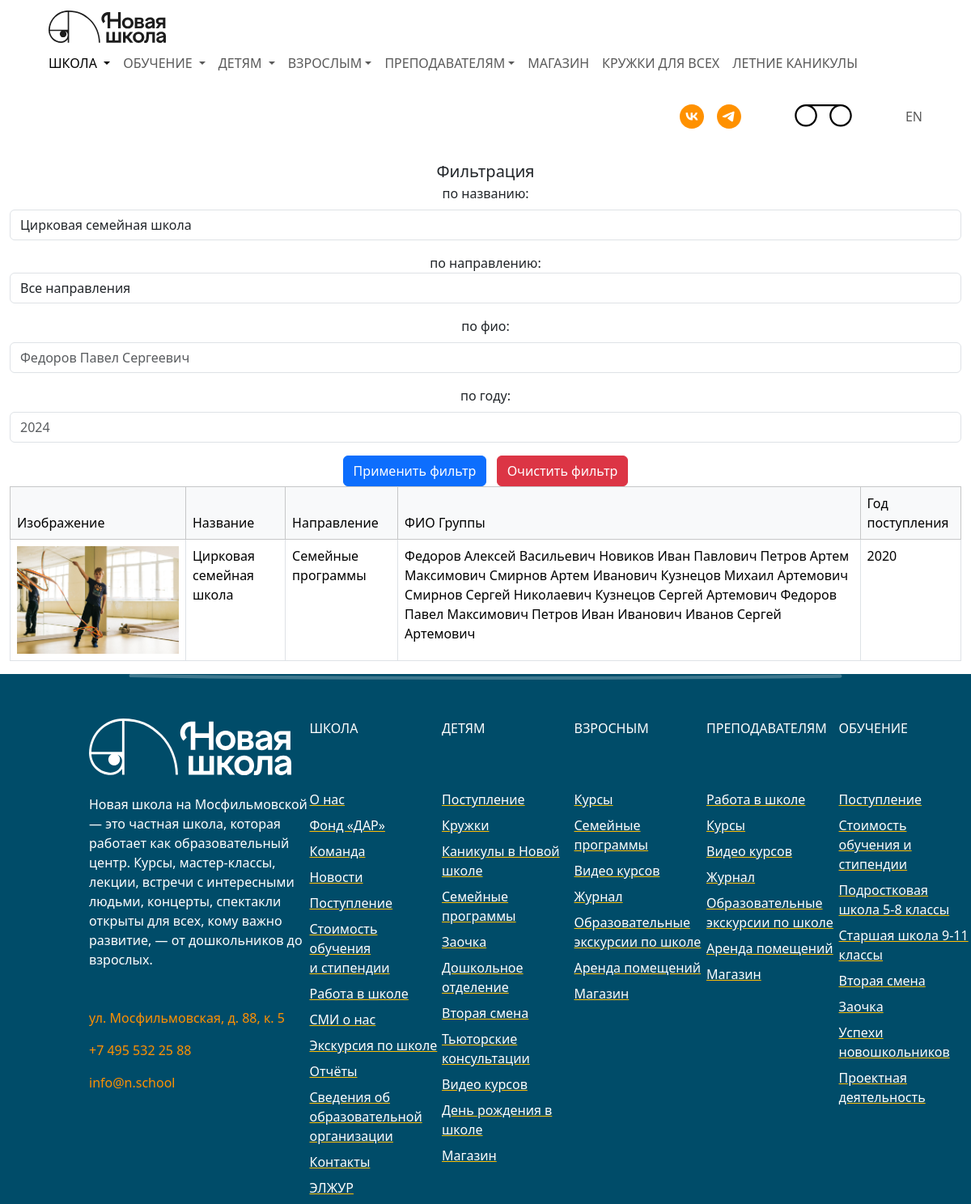
The page /groups.php?name=Цирковая семейная школа on the database its author committed.
### tables this page shows
CREATE TABLE `groups` (
                          `id` bigint(20) unsigned NOT NULL AUTO_INCREMENT,
                          `group_photo` varchar(255) DEFAULT NULL,
                          `name` varchar(255) DEFAULT NULL,
                          `FIO_group` varchar(255) DEFAULT NULL,
                          `major_id` bigint(20) unsigned DEFAULT NULL,
                          `year_of_entry` year(4) DEFAULT NULL,
                          PRIMARY KEY (`id`),
                          KEY `groups_majors_id_fk` (`major_id`),
                          CONSTRAINT `groups_majors_id_fk` FOREIGN KEY (`major_id`) REFERENCES `majors` (`id`)
);

CREATE TABLE `majors` (
                          `id` bigint(20) unsigned NOT NULL AUTO_INCREMENT,
                          `name` varchar(255) DEFAULT NULL,
                          PRIMARY KEY (`id`)
);

### groups_logic.php (called while the page is built, shortened)
<?php
$host = '127.0.0.1';
$dbname = 'LR2';
$username = 'root';
$password = '';
try {
    $conn = new PDO("mysql:host=$host;dbname=$dbname;charset=utf8", $username, $password);
    $conn->setAttribute(PDO::ATTR_ERRMODE, PDO::ERRMODE_EXCEPTION);
    $min_year = $conn->query("SELECT min(year_of_entry) from groups")->fetchColumn();
    $max_year = $conn->query("SELECT max(year_of_entry) from groups")->fetchColumn();
    $whereConditions = [];
    $params = [];
    if (!empty($_GET['name'])) {
        $whereConditions[] = 'groups.name LIKE :name';
        $params[':name'] = '%' . $_GET['name'] . '%';
    }
    $query = 'SELECT groups.group_photo, groups.name, majors.name AS majors_name, groups.FIO_group, groups.year_of_entry FROM groups INNER JOIN majors ON groups.major_id = majors.id'
        . (!empty($whereConditions) ? ' WHERE ' . implode(' AND ', $whereConditions) : '');
    $stmt = $conn->prepare($query);
    $stmt->execute($params);
    $groupItems = $stmt->fetchAll(PDO::FETCH_ASSOC);
} catch (PDOException $e) {
    die('Database connection failed: ' . $e->getMessage());
}

### groups.php (the view, shortened to what this page needs)
<?php
require_once "groups_logic.php";
require_once "header.php";
?>
<div class="container-fluid" style="width: 1200px">
    <form method="get" action="groups.php" class="text-center align-items-center justify-content-center">
        <label class="fs-5">Фильтрация</label>
        <div class="mb-3">
            <label for="name" class="form-label">по названию:</label>
            <input type="text" id="name" name="name" placeholder="Гитара" class="form-control me-2"
                   value="<?php echo isset($_GET['name']) ? htmlspecialchars($_GET['name']) : ''; ?>">
        </div>
        <div class="mb-3">
            <label for="major">по направлению:</label>
            <select name="major" class="form-control" id="major">
                <option value=""
                    <?php echo (!(isset($_GET['major'])) || $_GET['major'] === '') ? 'selected' : ''; ?>>
                    Все направления
                </option>
            </select>
        </div>
        <div class="mb-3">
            <label for="fio" class="form-label">по фио:</label>
            <input type="text" id="fio" name="fio" placeholder="Федоров Павел Сергеевич" class="form-control me-2"
                   value="<?php echo isset($_GET['fio']) ? htmlspecialchars($_GET['fio']) : ''; ?>">
        </div>
        <div class="mb-3">
            <label for="year" class="form-label">по году:</label>
            <input type="number" id="year" name="year" placeholder="2024" class="form-control me-2" min="<?php echo htmlspecialchars($min_year)?>" max="<?php echo htmlspecialchars($max_year)?>"
                   value="<?php echo isset($_GET['year']) ? htmlspecialchars($_GET['year']) : ''; ?>">
        </div>
        <input type="submit" value="Применить фильтр" class="btn btn-primary me-2">
        <input type="submit" name="clearFilter" value="Очистить фильтр" class="btn btn-danger">
    </form>
    <table class="table table-bordered">
        <thead>
        <tr class="table-light">
            <th scope="col" class="fw-medium">Изображение</th>
            <th scope="col" class="fw-medium">Название</th>
            <th scope="col" class="fw-medium">Направление</th>
            <th scope="col" class="fw-medium">ФИО Группы</th>
            <th scope="col" class="fw-medium">Год поступления</th>
        </tr>
        </thead>
        <tbody>
        <?php if (!empty($groupItems)): ?>
            <?php foreach ($groupItems as $row): ?>
                <tr>
                    <th scope="row">
                        <img src="group_photos/<?php echo htmlspecialchars($row['group_photo']); ?>"
                             style="max-width: 200px;" alt="фото группы">
                    </th>
                    <td class="fw-light"><?php echo htmlspecialchars($row['name']); ?></td>
                    <td class="fw-light"><?php echo htmlspecialchars($row['majors_name']); ?></td>
                    <td class="fw-light"><?php echo htmlspecialchars($row['FIO_group']); ?></td>
                    <td class="fw-light"><?php echo htmlspecialchars($row['year_of_entry']); ?></td>
                </tr>
            <?php endforeach; ?>
        <?php else: ?>
            <tr>
                <td colspan="5">Нет данных</td>
            </tr>
        <?php endif; ?>
        </tbody>
    </table>
</div>
<?php
require_once "footer.php";
?>

### rows shown on the page
groups: group_photo (picture), name "Цирковая семейная школа", major.name "Семейные программы", FIO_group "Федоров Алексей Васильевич Новиков Иван Павлович Петров Артем Максимович Смирнов Артем Иванович Кузнецов Михаил Артемович Смирнов Сергей Николаевич Кузнецов Сергей Артемович Федоров Павел Максимович Петров Иван Иванович Иванов Сергей Артемович", year_of_entry "2020"
